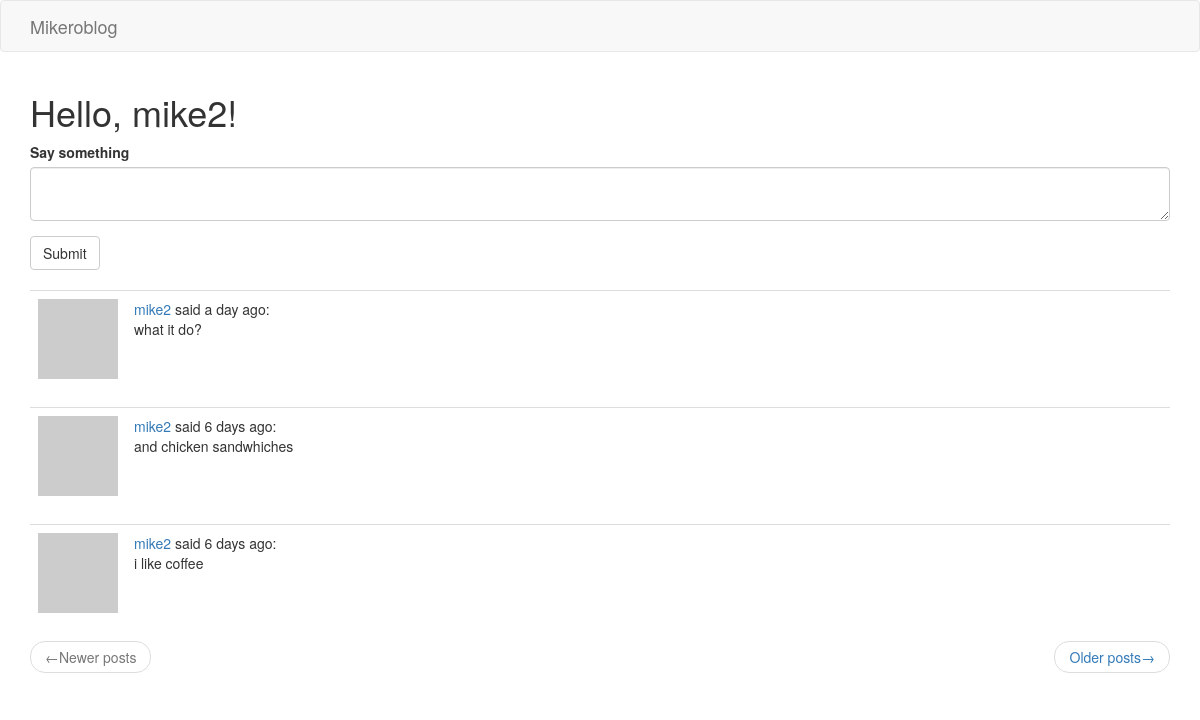
Before: /index (signed in) with the older database file.
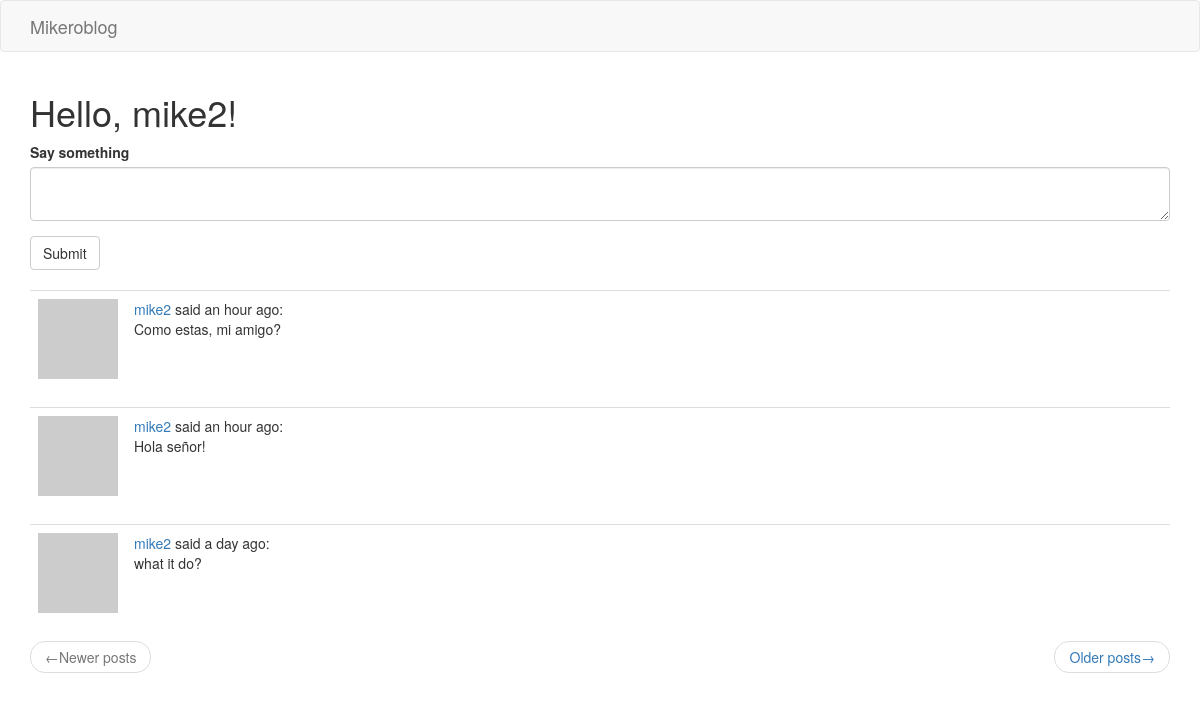
After: the same page with the newer database file.
### app/models.py (models this page shows, shortened)
class User(UserMixin, db.Model):
    id = db.Column(db.Integer, primary_key=True)
    username = db.Column(db.String(64), index=True, unique=True)
    email = db.Column(db.String(120), index=True, unique=True)
    password_hash = db.Column(db.String(128))
    posts = db.relationship('Post', backref='author', lazy='dynamic')
    about_me = db.Column(db.String(140))
    last_seen = db.Column(db.DateTime, default=datetime.utcnow)
    followed = db.relationship(
        'User',
        secondary=followers,
        primaryjoin=(followers.c.follower_id == id),
        secondaryjoin=(followers.c.followed_id == id),
        backref=db.backref('followers', lazy='dynamic'),
        lazy='dynamic'
    )
    def avatar(self, size):
        digest = md5(self.email.lower().encode('utf-8')).hexdigest()
        return f'https://www.gravatar.com/avatar/{digest}?d=identicon&s={size}'
    def followed_posts(self):
        followed = Post.query.join(
            followers,
            (followers.c.followed_id == Post.user_id)).filter(
                followers.c.follower_id == self.id)
        own = Post.query.filter_by(user_id=self.id)
        return followed.union(own).order_by(Post.timestamp.desc())

class Post(db.Model):
    id = db.Column(db.Integer, primary_key=True)
    body = db.Column(db.String(140))
    timestamp = db.Column(db.DateTime, index=True, default=datetime.utcnow)
    user_id = db.Column(db.Integer, db.ForeignKey('user.id'))
    language = db.Column(db.String(5))

### app/routes.py (the view, shortened to what this page needs)
@flask_app.route('/', methods=['GET', 'POST'])
@flask_app.route('/index', methods=['GET', 'POST'])
@login_required
def index():
    form = PostForm()
    page = request.args.get('page', 1, type=int)
    posts = current_user.followed_posts().paginate(
        page, flask_app.config['POSTS_PER_PAGE'], False)
    next_url = url_for('index', page=posts.next_num) \
        if posts.has_next else None
    prev_url = url_for('index', page=posts.prev_num) \
        if posts.has_prev else None
    return render_template('index.html', title='Home', posts=posts.items,
                           form=form, next_url=next_url, prev_url=prev_url)

### app/forms.py
class PostForm(FlaskForm):
    post = TextAreaField('Say something', validators=[
        DataRequired(), Length(min=1, max=140)])
    submit = SubmitField('Submit')

### app/models.py (called while the page is built)
@login.user_loader
def load_user(id):
    return User.query.get(int(id))

### app/routes.py (called while the page is built)
@flask_app.before_request
def before_request():
    if current_user.is_authenticated:
        current_user.last_seen = datetime.utcnow()
        db.session.commit()

### app/templates/index.html
{% extends 'base.html' %}
{% import 'bootstrap/wtf.html' as wtf %}
{% block app_content %}
    <h1>Hello, {{ current_user.username }}!</h1>
    {% if form %}
        {{ wtf.quick_form(form) }}
        <br>
    {% endif %}
    {% for post in posts %}
        {% include '_post.html' %}
    {% endfor %}
    <nav aria-label='...'>
        <ul class='pager'>
            <li class='previous{% if not prev_url %} disabled{% endif %}'>
                <a href='{{ prev_url or "#" }}'>
                    <span aria-hidden='true'>&larr;</span>{{ _('Newer posts') }}
                </a>
            </li>
            <li class='next{% if not next_url %} disabled{% endif %}'>
                <a href='{{ next_url or "#" }}'>
                    {{ _('Older posts') }}<span aria-hidden='true'>&rarr;</span>
                </a>
            </li>
        </ul>
    </nav>
{% endblock %}

### app/templates/base.html (shortened to what this page needs)
{% extends 'bootstrap/base.html' %}
{% block navbar %}
    <nav class='navbar navbar-default'>
        <div class='container'>
            <div class='navbar-header'>
                <a class='navbar-brand' href='{{ url_for("index") }}'>Mikeroblog</a>
            </div>
        </div>
    </nav>
{% endblock %}
{% block content %}
    <div class='container'>
        {% block app_content %}{% endblock %}
    </div>
{% endblock %}

### app/templates/_post.html (shortened to what this page needs)
<table class='table table-hover'>
    <tr>
        <td width='70px'>
            <a href='{{ url_for('user', username=post.author.username) }}'>
                <img src='{{ post.author.avatar(70) }}'>
            </a>
        </td>
        <td>
            <a href='{{ url_for('user', username=post.author.username) }}'>
                {{ post.author.username }}
            </a>
            said {{ moment(post.timestamp).fromNow() }}:
            <br>
            {{ post.body }}
        </td>
    </tr>
</table>

Changed rows visible on the page:
no longer on this page (row unchanged): Post: author.username "mike2", timestamp "6 days ago", body "and chicken sandwhiches"
no longer on this page (row unchanged): Post: author.username "mike2", timestamp "6 days ago", body "i like coffee"
added Post: author.username "mike2", timestamp "an hour ago", body "Como estas, mi amigo?"
added Post: author.username "mike2", timestamp "an hour ago", body "Hola señor!"
